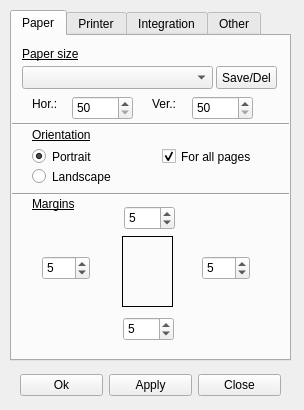
<?xml version="1.0" encoding="UTF-8"?>
<ui version="4.0">
 <class>PageSetup</class>
 <widget class="QMainWindow" name="PageSetup">
  <property name="geometry">
   <rect>
    <x>0</x>
    <y>0</y>
    <width>304</width>
    <height>410</height>
   </rect>
  </property>
  <property name="minimumSize">
   <size>
    <width>304</width>
    <height>410</height>
   </size>
  </property>
  <property name="maximumSize">
   <size>
    <width>304</width>
    <height>410</height>
   </size>
  </property>
  <property name="windowTitle">
   <string>Setting</string>
  </property>
  <widget class="QWidget" name="centralwidget">
   <widget class="QTabWidget" name="tabWidget">
    <property name="geometry">
     <rect>
      <x>10</x>
      <y>10</y>
      <width>281</width>
      <height>351</height>
     </rect>
    </property>
    <property name="currentIndex">
     <number>0</number>
    </property>
    <widget class="QWidget" name="tab">
     <attribute name="title">
      <string>Paper</string>
     </attribute>
     <widget class="QLabel" name="label_4">
      <property name="geometry">
       <rect>
        <x>110</x>
        <y>200</y>
        <width>51</width>
        <height>71</height>
       </rect>
      </property>
      <property name="frameShape">
       <enum>QFrame::Box</enum>
      </property>
     </widget>
     <widget class="QComboBox" name="comboBox">
      <property name="geometry">
       <rect>
        <x>10</x>
        <y>30</y>
        <width>191</width>
        <height>23</height>
       </rect>
      </property>
     </widget>
     <widget class="QRadioButton" name="radioButton_2">
      <property name="geometry">
       <rect>
        <x>20</x>
        <y>130</y>
        <width>151</width>
        <height>21</height>
       </rect>
      </property>
      <property name="text">
       <string>Landscape</string>
      </property>
     </widget>
     <widget class="QLabel" name="label_2">
      <property name="geometry">
       <rect>
        <x>20</x>
        <y>91</y>
        <width>81</width>
        <height>16</height>
       </rect>
      </property>
      <property name="font">
       <font>
        <underline>true</underline>
       </font>
      </property>
      <property name="text">
       <string>Orientation</string>
      </property>
     </widget>
     <widget class="QSpinBox" name="spinBox_2">
      <property name="geometry">
       <rect>
        <x>30</x>
        <y>220</y>
        <width>48</width>
        <height>24</height>
       </rect>
      </property>
      <property name="value">
       <number>5</number>
      </property>
     </widget>
     <widget class="QSpinBox" name="spinBox_4">
      <property name="geometry">
       <rect>
        <x>111</x>
        <y>281</y>
        <width>51</width>
        <height>24</height>
       </rect>
      </property>
      <property name="value">
       <number>5</number>
      </property>
     </widget>
     <widget class="QCheckBox" name="checkBox">
      <property name="geometry">
       <rect>
        <x>150</x>
        <y>110</y>
        <width>131</width>
        <height>21</height>
       </rect>
      </property>
      <property name="text">
       <string>For all pages</string>
      </property>
      <property name="checked">
       <bool>true</bool>
      </property>
     </widget>
     <widget class="QLabel" name="label_3">
      <property name="geometry">
       <rect>
        <x>20</x>
        <y>160</y>
        <width>57</width>
        <height>15</height>
       </rect>
      </property>
      <property name="font">
       <font>
        <underline>true</underline>
       </font>
      </property>
      <property name="text">
       <string>Margins</string>
      </property>
     </widget>
     <widget class="Line" name="line">
      <property name="geometry">
       <rect>
        <x>0</x>
        <y>80</y>
        <width>281</width>
        <height>16</height>
       </rect>
      </property>
      <property name="orientation">
       <enum>Qt::Horizontal</enum>
      </property>
     </widget>
     <widget class="QSpinBox" name="spinBox">
      <property name="geometry">
       <rect>
        <x>112</x>
        <y>170</y>
        <width>51</width>
        <height>24</height>
       </rect>
      </property>
      <property name="maximum">
       <number>999999</number>
      </property>
      <property name="value">
       <number>5</number>
      </property>
     </widget>
     <widget class="Line" name="line_2">
      <property name="geometry">
       <rect>
        <x>0</x>
        <y>150</y>
        <width>281</width>
        <height>16</height>
       </rect>
      </property>
      <property name="orientation">
       <enum>Qt::Horizontal</enum>
      </property>
     </widget>
     <widget class="QSpinBox" name="spinBox_3">
      <property name="geometry">
       <rect>
        <x>190</x>
        <y>220</y>
        <width>48</width>
        <height>24</height>
       </rect>
      </property>
      <property name="value">
       <number>5</number>
      </property>
     </widget>
     <widget class="QRadioButton" name="radioButton">
      <property name="geometry">
       <rect>
        <x>20</x>
        <y>110</y>
        <width>141</width>
        <height>21</height>
       </rect>
      </property>
      <property name="text">
       <string>Portrait</string>
      </property>
      <property name="checked">
       <bool>true</bool>
      </property>
     </widget>
     <widget class="QLabel" name="label">
      <property name="geometry">
       <rect>
        <x>10</x>
        <y>10</y>
        <width>111</width>
        <height>16</height>
       </rect>
      </property>
      <property name="font">
       <font>
        <underline>true</underline>
       </font>
      </property>
      <property name="text">
       <string>Paper size</string>
      </property>
     </widget>
     <widget class="QLabel" name="label_17">
      <property name="geometry">
       <rect>
        <x>250</x>
        <y>290</y>
        <width>24</width>
        <height>24</height>
       </rect>
      </property>
      <property name="text">
       <string/>
      </property>
      <property name="pixmap">
       <pixmap resource="res.qrc">:/new/prefix1/sheet2</pixmap>
      </property>
      <property name="scaledContents">
       <bool>true</bool>
      </property>
     </widget>
     <widget class="QSpinBox" name="spinBox_5">
      <property name="geometry">
       <rect>
        <x>60</x>
        <y>60</y>
        <width>61</width>
        <height>24</height>
       </rect>
      </property>
      <property name="minimum">
       <number>50</number>
      </property>
      <property name="maximum">
       <number>600</number>
      </property>
     </widget>
     <widget class="QSpinBox" name="spinBox_6">
      <property name="geometry">
       <rect>
        <x>180</x>
        <y>60</y>
        <width>61</width>
        <height>24</height>
       </rect>
      </property>
      <property name="minimum">
       <number>50</number>
      </property>
      <property name="maximum">
       <number>600</number>
      </property>
     </widget>
     <widget class="QLabel" name="label_18">
      <property name="geometry">
       <rect>
        <x>20</x>
        <y>60</y>
        <width>31</width>
        <height>16</height>
       </rect>
      </property>
      <property name="text">
       <string>Hor.:</string>
      </property>
     </widget>
     <widget class="QLabel" name="label_19">
      <property name="geometry">
       <rect>
        <x>140</x>
        <y>60</y>
        <width>31</width>
        <height>16</height>
       </rect>
      </property>
      <property name="text">
       <string>Ver.:</string>
      </property>
     </widget>
     <widget class="QPushButton" name="pushButton_2">
      <property name="geometry">
       <rect>
        <x>204</x>
        <y>30</y>
        <width>61</width>
        <height>23</height>
       </rect>
      </property>
      <property name="text">
       <string>Save/Del</string>
      </property>
     </widget>
    </widget>
    <widget class="QWidget" name="tab_2">
     <attribute name="title">
      <string>Printer</string>
     </attribute>
     <widget class="QLabel" name="label_6">
      <property name="geometry">
       <rect>
        <x>10</x>
        <y>20</y>
        <width>251</width>
        <height>16</height>
       </rect>
      </property>
      <property name="text">
       <string>Found printers (choose one):</string>
      </property>
     </widget>
     <widget class="QComboBox" name="comboBox_2">
      <property name="geometry">
       <rect>
        <x>10</x>
        <y>40</y>
        <width>251</width>
        <height>23</height>
       </rect>
      </property>
     </widget>
     <widget class="QCheckBox" name="checkBox_2">
      <property name="geometry">
       <rect>
        <x>10</x>
        <y>70</y>
        <width>251</width>
        <height>21</height>
       </rect>
      </property>
      <property name="text">
       <string>Color (if possible)</string>
      </property>
      <property name="checked">
       <bool>true</bool>
      </property>
     </widget>
     <widget class="QLabel" name="label_7">
      <property name="geometry">
       <rect>
        <x>10</x>
        <y>270</y>
        <width>241</width>
        <height>16</height>
       </rect>
      </property>
      <property name="text">
       <string>System printer by default:</string>
      </property>
     </widget>
     <widget class="QLabel" name="label_8">
      <property name="geometry">
       <rect>
        <x>10</x>
        <y>290</y>
        <width>231</width>
        <height>16</height>
       </rect>
      </property>
      <property name="text">
       <string>TextLabel</string>
      </property>
     </widget>
     <widget class="QFrame" name="frame">
      <property name="geometry">
       <rect>
        <x>10</x>
        <y>190</y>
        <width>261</width>
        <height>61</height>
       </rect>
      </property>
      <property name="frameShape">
       <enum>QFrame::StyledPanel</enum>
      </property>
      <property name="frameShadow">
       <enum>QFrame::Raised</enum>
      </property>
      <widget class="QRadioButton" name="radioButton_3">
       <property name="geometry">
        <rect>
         <x>10</x>
         <y>10</y>
         <width>241</width>
         <height>21</height>
        </rect>
       </property>
       <property name="text">
        <string>Use by default</string>
       </property>
       <property name="checked">
        <bool>true</bool>
       </property>
      </widget>
      <widget class="QRadioButton" name="radioButton_4">
       <property name="geometry">
        <rect>
         <x>10</x>
         <y>30</y>
         <width>241</width>
         <height>21</height>
        </rect>
       </property>
       <property name="text">
        <string>Use only in this session</string>
       </property>
      </widget>
     </widget>
     <widget class="QLabel" name="label_16">
      <property name="geometry">
       <rect>
        <x>250</x>
        <y>290</y>
        <width>24</width>
        <height>24</height>
       </rect>
      </property>
      <property name="text">
       <string/>
      </property>
      <property name="pixmap">
       <pixmap resource="res.qrc">:/new/prefix1/vap</pixmap>
      </property>
      <property name="scaledContents">
       <bool>true</bool>
      </property>
     </widget>
     <widget class="QCheckBox" name="checkBox_9">
      <property name="geometry">
       <rect>
        <x>10</x>
        <y>90</y>
        <width>251</width>
        <height>21</height>
       </rect>
      </property>
      <property name="text">
       <string>This printer A3 size</string>
      </property>
     </widget>
     <widget class="Line" name="line_3">
      <property name="geometry">
       <rect>
        <x>10</x>
        <y>250</y>
        <width>261</width>
        <height>20</height>
       </rect>
      </property>
      <property name="orientation">
       <enum>Qt::Horizontal</enum>
      </property>
     </widget>
     <widget class="QDoubleSpinBox" name="doubleSpinBox">
      <property name="geometry">
       <rect>
        <x>10</x>
        <y>160</y>
        <width>68</width>
        <height>24</height>
       </rect>
      </property>
     </widget>
     <widget class="QLabel" name="label_20">
      <property name="geometry">
       <rect>
        <x>80</x>
        <y>168</y>
        <width>141</width>
        <height>16</height>
       </rect>
      </property>
      <property name="text">
       <string>Horizontal offset (mm)</string>
      </property>
     </widget>
     <widget class="QComboBox" name="comboBox_3">
      <property name="geometry">
       <rect>
        <x>10</x>
        <y>130</y>
        <width>251</width>
        <height>23</height>
       </rect>
      </property>
     </widget>
     <widget class="QLabel" name="label_21">
      <property name="geometry">
       <rect>
        <x>10</x>
        <y>114</y>
        <width>241</width>
        <height>16</height>
       </rect>
      </property>
      <property name="text">
       <string>Paper source (if possible)</string>
      </property>
     </widget>
    </widget>
    <widget class="QWidget" name="tab_3">
     <attribute name="title">
      <string>Integration</string>
     </attribute>
     <widget class="QLabel" name="label_5">
      <property name="geometry">
       <rect>
        <x>10</x>
        <y>10</y>
        <width>261</width>
        <height>41</height>
       </rect>
      </property>
      <property name="text">
       <string>Integration into the right-click menu of your file manager. Just put a check mark.</string>
      </property>
      <property name="wordWrap">
       <bool>true</bool>
      </property>
     </widget>
     <widget class="QCheckBox" name="checkBox_3">
      <property name="geometry">
       <rect>
        <x>50</x>
        <y>70</y>
        <width>91</width>
        <height>21</height>
       </rect>
      </property>
      <property name="text">
       <string>Nautilus</string>
      </property>
     </widget>
     <widget class="QCheckBox" name="checkBox_4">
      <property name="geometry">
       <rect>
        <x>180</x>
        <y>70</y>
        <width>85</width>
        <height>21</height>
       </rect>
      </property>
      <property name="text">
       <string>Dolphin</string>
      </property>
     </widget>
     <widget class="QLabel" name="label_9">
      <property name="geometry">
       <rect>
        <x>10</x>
        <y>60</y>
        <width>32</width>
        <height>32</height>
       </rect>
      </property>
      <property name="text">
       <string/>
      </property>
      <property name="pixmap">
       <pixmap resource="res.qrc">:/new/prefix1/nautiliss</pixmap>
      </property>
      <property name="scaledContents">
       <bool>true</bool>
      </property>
     </widget>
     <widget class="QLabel" name="label_10">
      <property name="geometry">
       <rect>
        <x>140</x>
        <y>60</y>
        <width>32</width>
        <height>32</height>
       </rect>
      </property>
      <property name="text">
       <string/>
      </property>
      <property name="pixmap">
       <pixmap resource="res.qrc">:/new/prefix1/dolphin</pixmap>
      </property>
      <property name="scaledContents">
       <bool>true</bool>
      </property>
     </widget>
     <widget class="QLabel" name="label_11">
      <property name="geometry">
       <rect>
        <x>10</x>
        <y>100</y>
        <width>32</width>
        <height>32</height>
       </rect>
      </property>
      <property name="text">
       <string/>
      </property>
      <property name="pixmap">
       <pixmap resource="res.qrc">:/new/prefix1/marlin</pixmap>
      </property>
      <property name="scaledContents">
       <bool>true</bool>
      </property>
     </widget>
     <widget class="QCheckBox" name="checkBox_5">
      <property name="geometry">
       <rect>
        <x>50</x>
        <y>110</y>
        <width>85</width>
        <height>21</height>
       </rect>
      </property>
      <property name="text">
       <string>Marlin</string>
      </property>
     </widget>
     <widget class="QLabel" name="label_12">
      <property name="geometry">
       <rect>
        <x>140</x>
        <y>100</y>
        <width>32</width>
        <height>32</height>
       </rect>
      </property>
      <property name="text">
       <string/>
      </property>
      <property name="pixmap">
       <pixmap resource="res.qrc">:/new/prefix1/nemo</pixmap>
      </property>
      <property name="scaledContents">
       <bool>true</bool>
      </property>
     </widget>
     <widget class="QCheckBox" name="checkBox_6">
      <property name="geometry">
       <rect>
        <x>180</x>
        <y>110</y>
        <width>85</width>
        <height>21</height>
       </rect>
      </property>
      <property name="text">
       <string>Nemo</string>
      </property>
     </widget>
     <widget class="QLabel" name="label_13">
      <property name="geometry">
       <rect>
        <x>10</x>
        <y>185</y>
        <width>32</width>
        <height>32</height>
       </rect>
      </property>
      <property name="text">
       <string/>
      </property>
      <property name="pixmap">
       <pixmap resource="res.qrc">:/new/prefix1/gn_com</pixmap>
      </property>
      <property name="scaledContents">
       <bool>true</bool>
      </property>
     </widget>
     <widget class="QCheckBox" name="checkBox_7">
      <property name="geometry">
       <rect>
        <x>50</x>
        <y>190</y>
        <width>221</width>
        <height>21</height>
       </rect>
      </property>
      <property name="text">
       <string>Gnome Commander and etc.</string>
      </property>
     </widget>
     <widget class="QLabel" name="label_14">
      <property name="geometry">
       <rect>
        <x>3</x>
        <y>135</y>
        <width>45</width>
        <height>45</height>
       </rect>
      </property>
      <property name="text">
       <string/>
      </property>
      <property name="pixmap">
       <pixmap resource="res.qrc">:/new/prefix1/Caja</pixmap>
      </property>
      <property name="scaledContents">
       <bool>true</bool>
      </property>
     </widget>
     <widget class="QCheckBox" name="checkBox_8">
      <property name="geometry">
       <rect>
        <x>50</x>
        <y>150</y>
        <width>85</width>
        <height>21</height>
       </rect>
      </property>
      <property name="text">
       <string>Caja</string>
      </property>
     </widget>
     <widget class="QLabel" name="label_15">
      <property name="geometry">
       <rect>
        <x>250</x>
        <y>290</y>
        <width>24</width>
        <height>24</height>
       </rect>
      </property>
      <property name="text">
       <string/>
      </property>
      <property name="pixmap">
       <pixmap resource="res.qrc">:/new/prefix1/file_manager</pixmap>
      </property>
      <property name="scaledContents">
       <bool>true</bool>
      </property>
     </widget>
     <widget class="QLabel" name="label_23">
      <property name="geometry">
       <rect>
        <x>140</x>
        <y>150</y>
        <width>32</width>
        <height>32</height>
       </rect>
      </property>
      <property name="text">
       <string/>
      </property>
      <property name="pixmap">
       <pixmap resource="res.qrc">:/new/prefix1/thunar</pixmap>
      </property>
      <property name="scaledContents">
       <bool>true</bool>
      </property>
     </widget>
     <widget class="QCheckBox" name="checkBox_10">
      <property name="geometry">
       <rect>
        <x>180</x>
        <y>150</y>
        <width>85</width>
        <height>21</height>
       </rect>
      </property>
      <property name="text">
       <string>Thunar</string>
      </property>
     </widget>
     <widget class="QLabel" name="label_24">
      <property name="geometry">
       <rect>
        <x>6</x>
        <y>220</y>
        <width>40</width>
        <height>40</height>
       </rect>
      </property>
      <property name="text">
       <string/>
      </property>
      <property name="pixmap">
       <pixmap resource="res.qrc">:/new/prefix1/file_manager</pixmap>
      </property>
      <property name="scaledContents">
       <bool>true</bool>
      </property>
     </widget>
     <widget class="QCheckBox" name="checkBox_11">
      <property name="geometry">
       <rect>
        <x>50</x>
        <y>230</y>
        <width>85</width>
        <height>21</height>
       </rect>
      </property>
      <property name="text">
       <string>PCManFM</string>
      </property>
     </widget>
    </widget>
    <widget class="QWidget" name="tab_4">
     <attribute name="title">
      <string>Other</string>
     </attribute>
     <widget class="QDoubleSpinBox" name="doubleSpinBox_2">
      <property name="geometry">
       <rect>
        <x>10</x>
        <y>30</y>
        <width>68</width>
        <height>24</height>
       </rect>
      </property>
      <property name="maximum">
       <double>2.000000000000000</double>
      </property>
      <property name="singleStep">
       <double>0.010000000000000</double>
      </property>
      <property name="value">
       <double>1.000000000000000</double>
      </property>
     </widget>
     <widget class="QLabel" name="label_22">
      <property name="geometry">
       <rect>
        <x>10</x>
        <y>10</y>
        <width>251</width>
        <height>16</height>
       </rect>
      </property>
      <property name="text">
       <string>Font scale on paper</string>
      </property>
     </widget>
     <widget class="QCheckBox" name="checkBox_12">
      <property name="geometry">
       <rect>
        <x>10</x>
        <y>60</y>
        <width>241</width>
        <height>21</height>
       </rect>
      </property>
      <property name="text">
       <string>Test print rect</string>
      </property>
     </widget>
     <widget class="QCheckBox" name="checkBox_13">
      <property name="geometry">
       <rect>
        <x>10</x>
        <y>90</y>
        <width>251</width>
        <height>21</height>
       </rect>
      </property>
      <property name="text">
       <string>Remember the path to images</string>
      </property>
     </widget>
     <widget class="QLabel" name="label_25">
      <property name="geometry">
       <rect>
        <x>10</x>
        <y>120</y>
        <width>251</width>
        <height>16</height>
       </rect>
      </property>
      <property name="text">
       <string>Font size (requires restart)</string>
      </property>
     </widget>
     <widget class="QSpinBox" name="spinBox_7">
      <property name="geometry">
       <rect>
        <x>10</x>
        <y>140</y>
        <width>71</width>
        <height>24</height>
       </rect>
      </property>
      <property name="minimum">
       <number>4</number>
      </property>
      <property name="maximum">
       <number>20</number>
      </property>
      <property name="value">
       <number>7</number>
      </property>
     </widget>
    </widget>
   </widget>
   <widget class="QWidget" name="horizontalLayoutWidget_2">
    <property name="geometry">
     <rect>
      <x>20</x>
      <y>370</y>
      <width>261</width>
      <height>31</height>
     </rect>
    </property>
    <layout class="QHBoxLayout" name="horizontalLayout_2">
     <item>
      <widget class="QPushButton" name="pushButton">
       <property name="text">
        <string>Ok</string>
       </property>
      </widget>
     </item>
     <item>
      <widget class="QPushButton" name="pushButton_4">
       <property name="text">
        <string>Apply</string>
       </property>
      </widget>
     </item>
     <item>
      <widget class="QPushButton" name="pushButton_3">
       <property name="text">
        <string>Close</string>
       </property>
      </widget>
     </item>
    </layout>
   </widget>
  </widget>
 </widget>
 <resources>
  <include location="res.qrc"/>
 </resources>
 <connections/>
</ui>
